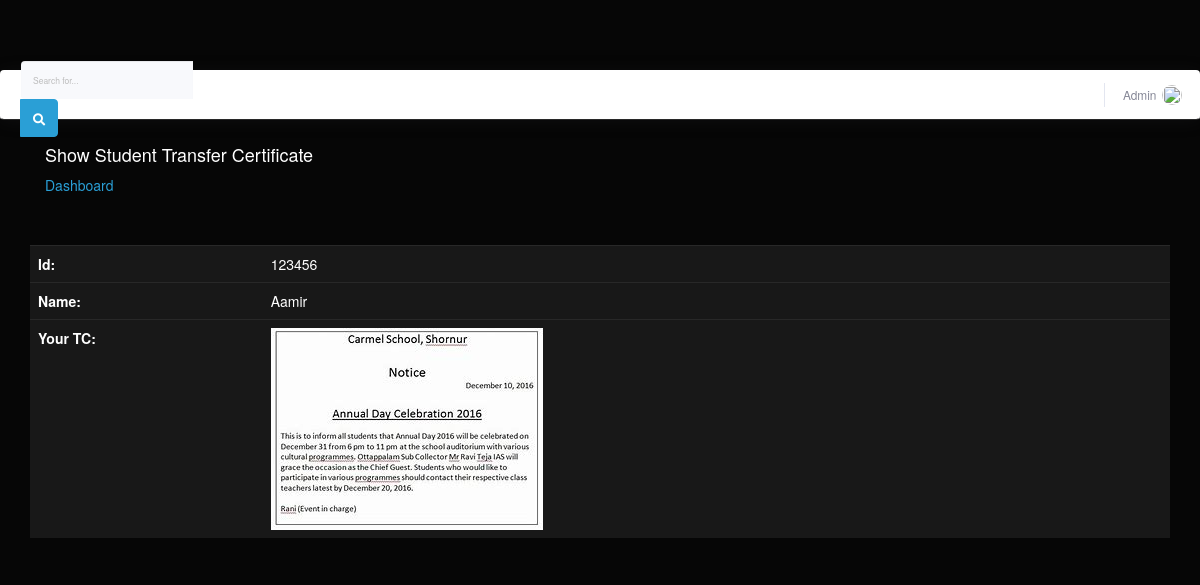
/student/showstudenttercer.php?data_id=123456 (signed in), run on the app's committed database.
### tables this page shows
CREATE TABLE `teacher` (
  `id` int(11) NOT NULL,
  `name` varchar(50) NOT NULL,
  `password` varchar(50) NOT NULL,
  `status` int(11) NOT NULL
);

CREATE TABLE `stdtrcer` (
  `stdid` int(20) NOT NULL,
  `name` varchar(50) NOT NULL,
  `photo` varchar(100) NOT NULL,
  `status` varchar(2) NOT NULL
);

### student/showstudenttercer.php (the view)
<?php include("header.php");?>
<body>
<section class="banner-area relative about-banner" id="home">
		 <div class="container">
					<div class="row d-flex align-items-center justify-content-center">
						<div class="about-content col-lg-12">
							<h4>
							 Show Student Transfer Certificate
							</h4>
							<p class="text-white link-nav"><a href="index.php">Dashboard </a>
						</div>
					</div>
				</div>
			</section>
			<br><br>
			<section class="info-area pb-40">
				<div class="container-fluid">
				    <div class="col-md-12">
			<form action="" method="POST"><table class="table">
			<?php
			  include("connect.php");
			  $id=$_GET['data_id'];
			  $result=mysqli_query($con,"SELECT * from stdtrcer where stdid='$id' AND status=1");
			   $row=mysqli_fetch_assoc($result);
			    ?>
			            <tr><td><b>Id:</td><td><?php echo ucwords($row['stdid']);?></b></td></tr>
						<tr><td><b>Name:</td><td><?php echo ucwords($row['name']);?></b></td></tr>
						<tr><td><b>Your TC:</td><td><img class="gallery_img" src="../img/stdtrcer/<?php echo $row['photo'] ?>" alt="img" /></b></td></tr>
			  </table></form>
			  </div></div>
			</section>
			</body>

### student/header.php (shortened to what this page needs)
<?php  session_start();
if(isset($_SESSION['user_login']))
{ ?>
<!DOCTYPE html>
<html lang="en">
<head>
  <link href="vendor/fontawesome-free/css/all.min.css" rel="stylesheet" type="text/css">
  <link href="css/sb-admin-2.min.css" rel="stylesheet">
  <link rel="stylesheet" type="text/css" href="bootstrap/css/bootstrap.min.css" />
    <link rel="stylesheet" type="text/css" href="font-awesome/css/font-awesome.min.css" />
    <link rel="stylesheet" type="text/css" href="css/local.css" />
</head>
<body id="page-top">
    <div id="content-wrapper" class="d-flex flex-column">
      <div id="content">
        <nav class="navbar navbar-expand navbar-light bg-white topbar mb-4 static-top shadow">
          <form class="d-none d-sm-inline-block form-inline mr-auto ml-md-3 my-2 my-md-0 mw-100 navbar-search">
            <div class="input-group">
              <input type="text" class="form-control bg-light border-0 small" placeholder="Search for..." aria-label="Search" aria-describedby="basic-addon2">
              <div class="input-group-append">
                <button class="btn btn-primary" type="button">
                  <i class="fas fa-search fa-sm"></i>
                </button>
              </div>
            </div>
          </form>
          <ul class="navbar-nav ml-auto">
			<?php
				include('connect.php');
				$id = $_SESSION['user_login'];
				$result=mysqli_query($con,"select * from teacher where id=$id AND status=1");
				$row=mysqli_fetch_assoc($result);
			?>
            <li class="nav-item dropdown no-arrow">
              <a class="nav-link dropdown-toggle" href="#" id="userDropdown" role="button" data-toggle="dropdown" aria-haspopup="true" aria-expanded="false">
                <span class="mr-2 d-none d-lg-inline text-gray-600 small"><?php echo $row['name'] ?></span>
                <img class="img-profile rounded-circle" src="https://source.unsplash.com/QAB-WJcbgJk/60x60">
              </a>
            </li>
          </ul>
        </nav>
    </div>
  </div>
</body>
</html>
<?php
}
else
{
	header("Location:login.php");
}
?>

### data on the page
teacher: name "Admin"
stdtrcer: stdid "123456", name "Aamir", photo (picture)
